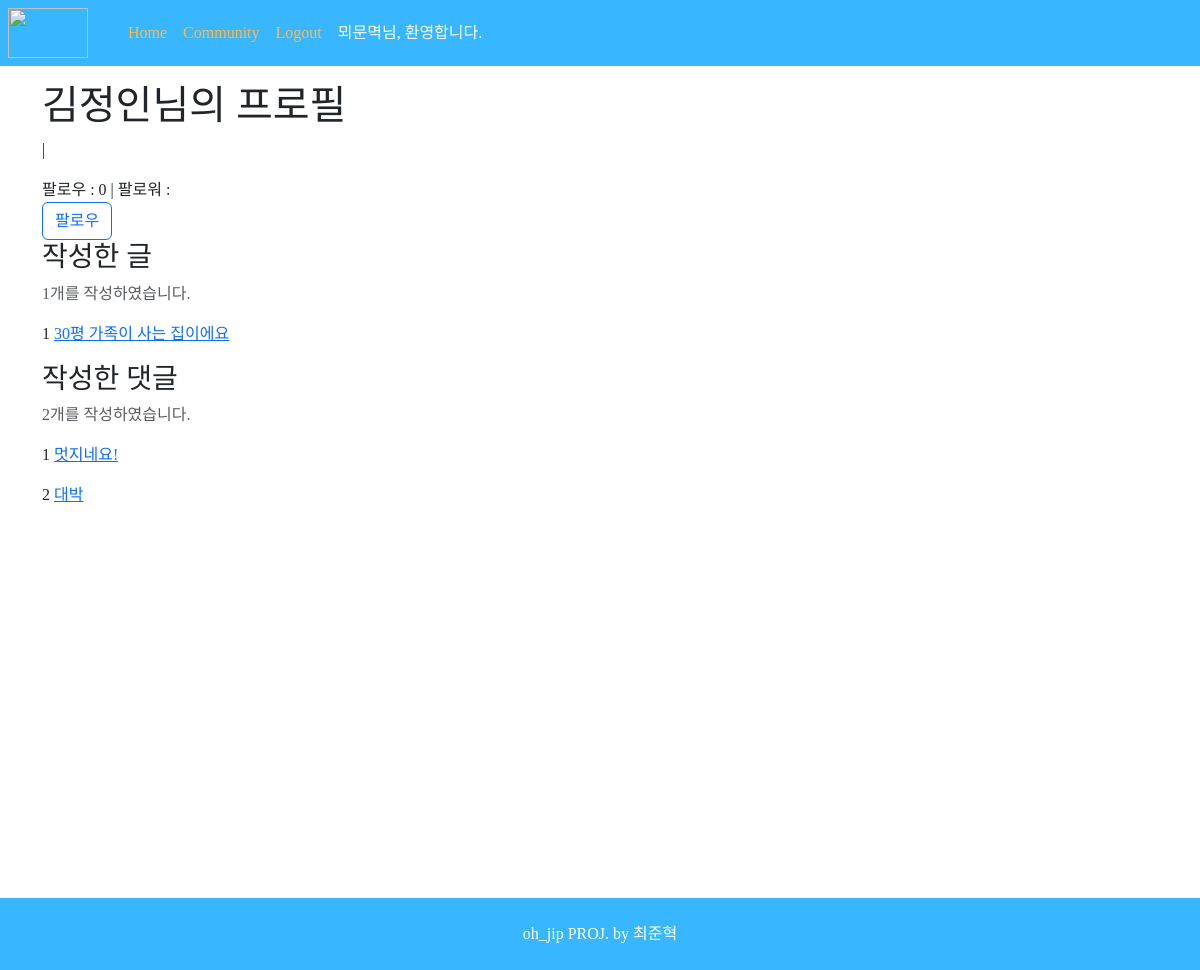
The page /accounts/detail/2 (signed in) on the database its author committed.
### accounts/models.py (models this page shows)
class User(AbstractUser):
    followings = models.ManyToManyField('self', symmetrical=False, related_name='followers')
    @property
    def full_name(self):
        return f'{self.last_name}{self.first_name}'

### reviews/models.py (models this page shows)
class Review(models.Model):
    title = models.CharField(max_length=20)
    content = models.TextField(null=False)
    created_at = models.DateTimeField(auto_now_add=True)
    updated_at = models.DateTimeField(auto_now=True)
    image = ProcessedImageField(
        upload_to="images/",
        blank=True,
        processors=[ResizeToFill(400, 300)],
        format="JPEG",
        options={"quality": 80},
    )
    image_thumbnail = ProcessedImageField(
        upload_to="images/",
        blank=True,  # settings.py 원본 ImageField 명
        processors=[Thumbnail(400, 300)],  # 처리할 작업목록
        format="JPEG",  # 최종 저장 포맷
        options={"quality": 80},
    )  # 저장 옵션
    user = models.ForeignKey(
        settings.AUTH_USER_MODEL, on_delete=models.CASCADE, null=True
    )
    like_users = models.ManyToManyField(
        settings.AUTH_USER_MODEL, related_name="like_articles"
    )

class Comment(models.Model):
    content = models.TextField()
    created_at = models.DateTimeField(auto_now_add=True)
    article = models.ForeignKey(Review, on_delete=models.CASCADE)
    user = models.ForeignKey(
        settings.AUTH_USER_MODEL, on_delete=models.CASCADE, null=True
    )

### accounts/views.py (the view)
# urls.py: path('detail/<int:pk>', views.detail, name='detail'),
def detail(request, pk):
    user = get_user_model().objects.get(pk=pk)
    context = {
        'user': user
    }
    return render(request, 'accounts/detail.html', context)

### accounts/templates/accounts/detail.html (shortened to what this page needs)
{% extends 'base.html' %}
{% block body %}
  <div class="container mt-3 mb-3" style="height:100vh;">
    <h1>{{ user.username }}님의 프로필</h1>
    <p>{{ user.email }}
      |
    </p>
    팔로우 :
    {{ user.followings.count }}
    | 팔로워 :
    {{ user.follower.count }}<br>
    {% if request.user.is_authenticated %}
      {% if request.user != user %}
        {% if request.user in user.followings.all %}
          <a class="btn btn-outline-secondary" href="{% url 'accounts:follow' user.pk %}">팔로우 취소</a>
        {% else %}
          <a class="btn btn-outline-primary" href="{% url 'accounts:follow' user.pk %}">팔로우</a>
        {% endif %}
      {% endif %}
    {% endif %}
    <div class="col-6">
      <h3>작성한 글</h3>
      <p class="text-muted">{{ user.review_set.count }}개를 작성하였습니다.</p>
      {% for article in user.review_set.all %}
        <p>
          {{ forloop.counter }}
          <a href="{% url 'reviews:detail' article.pk %}">{{ article.title }}</a>
        </p>
      </div>
    {% endfor %}
    <div class="col-6">
      <h3>작성한 댓글</h3>
      <p class="text-muted">{{ user.comment_set.count }}개를 작성하였습니다.</p>
      {% for comment in user.comment_set.all %}
        <p>
          {{ forloop.counter }}
          <a href="{% url 'reviews:detail' comment.article.pk %}">{{ comment.content }}</a>
        </p>
      </div>
    {% endfor %}
{% endblock body %}

### reviewpjt/templates/base.html (shortened to what this page needs)
{% load django_bootstrap5 %}
{% load static %}
<!DOCTYPE html>
<html lang="ko">
  <head>
    {% bootstrap_css %}
    {% block css %}
      <link rel="stylesheet" href="{% static 'css/movie.css' %}">
      <link rel="stylesheet" href="https://cdn.jsdelivr.net/npm/bootstrap-icons@1.9.1/font/bootstrap-icons.css">
      {% endblock css %}
  </head>
  <body>
    <nav class="navbar navbar-expand-lg" style="background-color:#38b6ff;">
      <div class="nav mx-1">
        <a href="{% url 'reviews:index' %}"><img class="nav-logo mx-1" src="https://user-images.githubusercontent.com/75712723/200228137-aa504fc6-dc6d-415c-a061-7881e3704bad.png"/></a>
      </div>
      <div class="collapse navbar-collapse" id="navbarSupportedContent">
        <ul class="navbar-nav mb-2 mx-3 mb-lg-0 ms-lg-4 align-items-end">
          <li class="nav-item">
            <a class="menu nav-link active" href="{% url 'reviews:index' %}" style="color: #FFBA46;">Home</a>
          </li>
          <li class="nav-item">
            <a class="nav-link" href="{% url 'reviews:community' %}" style="color: #FFBA46;">Community</a>
          </li>
          {% if request.user.is_authenticated %}
            <li class="nav-item">
              <a class="nav-link" href="{% url 'accounts:logout' %}" style="color: #FFBA46;">Logout</a>
            </li>
            <li class="nav-item">
              <a class="nav-link" style="color:white;" href="{% url 'accounts:detail' user.pk %}" style="color: #FFBA46;">{{ request.user }}님, 환영합니다.</a>
            </li>
          {% endif %}
        </ul>
      </div>
    </nav>
    {% block body %}{% endblock body %}
    <footer class="py-4 css-2iocjw bottom-0" style="background-color:#38b6ff;">
      <div class="container px-4 px-lg-5">
        <p class="m-0 text-center text-white">oh_jip PROJ. by 최준혁</p>
      </div>
    </footer>
  </body>
</html>

### reviews/static/css/movie.css (style rules this page uses)
* { font-family: 'NetflixSans'; }

### reviewpjt/templates/base.html (style rules this page uses)
* { font-family: 'NetflixSans'; }
.nav-logo { width: 5rem; object-fit: cover; height: 50px; }
a { text-decoration: none; color: inherit; }

### rows shown on the page
User: user "뫼문멱"
User: username "김정인", followings.count "0", review_set.count "1", comment_set.count "2"
Review: title "30평 가족이 사는 집이에요"
Comment: content "멋지네요!"
Comment: content "대박"
